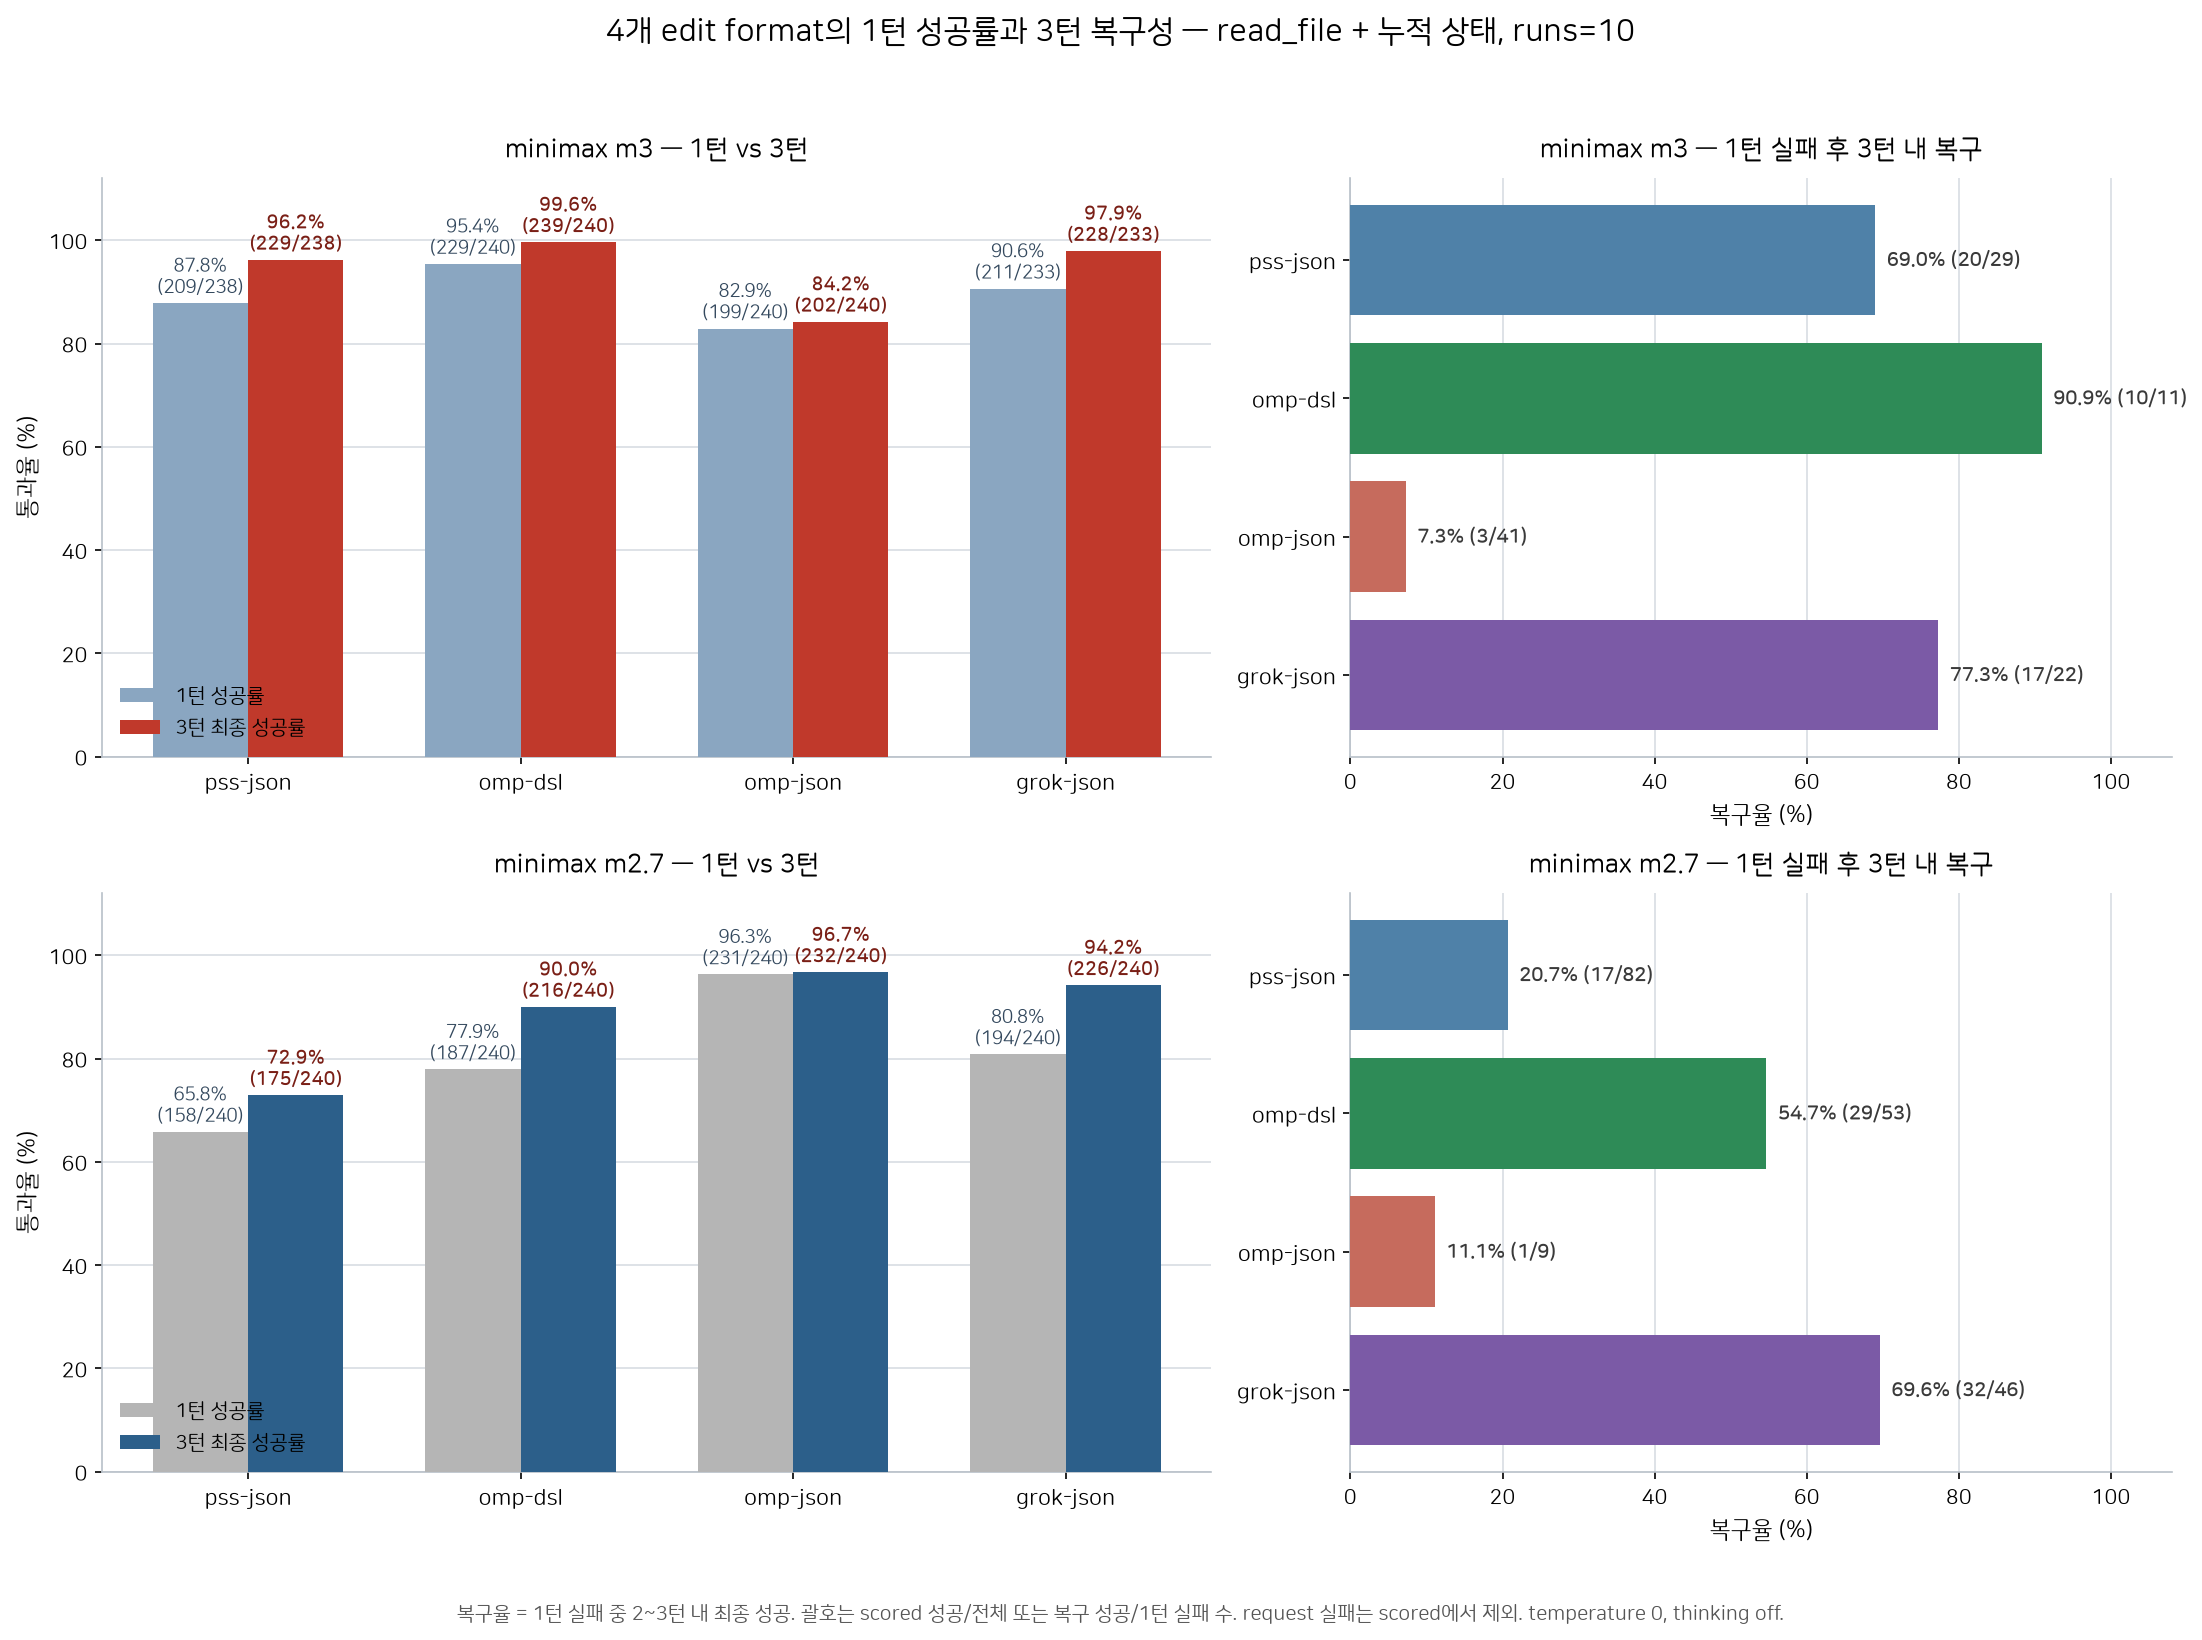

Recreate this plot in Python.
#!/usr/bin/env python3
# /// script
# dependencies = ["matplotlib"]
# ///
from __future__ import annotations

import matplotlib

matplotlib.use("Agg")
import matplotlib.pyplot as plt
from matplotlib import font_manager

for fname in (
    "/usr/share/fonts/truetype/nanum/NanumSquareRoundB.ttf",
    "/usr/share/fonts/truetype/nanum/NanumSquareRoundR.ttf",
):
    font_manager.fontManager.addfont(fname)
plt.rcParams["font.family"] = ["NanumSquareRound", "Noto Sans CJK KR", "DejaVu Sans"]
plt.rcParams["axes.unicode_minus"] = False

FORMATS = ["pss-json", "omp-dsl", "omp-json", "grok-json"]
MODELS = ("m3", "m2.7")
FIRST_SHOT = {
    "m3": [87.8, 95.4, 82.9, 90.6],
    "m2.7": [65.8, 77.9, 96.3, 80.8],
}
THREE_TURN = {
    "m3": [96.2, 99.6, 84.2, 97.9],
    "m2.7": [72.9, 90.0, 96.7, 94.2],
}
RECOVERY = {
    "m3": [69.0, 90.9, 7.3, 77.3],
    "m2.7": [20.7, 54.7, 11.1, 69.6],
}
FIRST_COUNTS = {
    "m3": ["209/238", "229/240", "199/240", "211/233"],
    "m2.7": ["158/240", "187/240", "231/240", "194/240"],
}
THREE_TURN_COUNTS = {
    "m3": ["229/238", "239/240", "202/240", "228/233"],
    "m2.7": ["175/240", "216/240", "232/240", "226/240"],
}
RECOVERY_COUNTS = {
    "m3": ["20/29", "10/11", "3/41", "17/22"],
    "m2.7": ["17/82", "29/53", "1/9", "32/46"],
}

fig, axes = plt.subplots(
    2,
    2,
    figsize=(15, 11),
    gridspec_kw={"width_ratios": [1.35, 1.0]},
)
fig.patch.set_facecolor("white")

positions = list(range(len(FORMATS)))
width = 0.35
format_colors = ["#4f81a8", "#2e8b57", "#c66b5d", "#7b5aa6"]
pass_colors = {
    "m3": ("#8aa6c1", "#C0392B"),
    "m2.7": ("#b5b5b5", "#2c5f8a"),
}

for row, model in enumerate(MODELS):
    ax_pass = axes[row, 0]
    ax_recovery = axes[row, 1]
    first_color, final_color = pass_colors[model]
    first_bars = ax_pass.bar(
        [position - width / 2 for position in positions],
        FIRST_SHOT[model],
        width,
        color=first_color,
        label="1턴 성공률",
        zorder=3,
    )
    final_bars = ax_pass.bar(
        [position + width / 2 for position in positions],
        THREE_TURN[model],
        width,
        color=final_color,
        label="3턴 최종 성공률",
        zorder=3,
    )
    for bars, values, counts in (
        (first_bars, FIRST_SHOT[model], FIRST_COUNTS[model]),
        (final_bars, THREE_TURN[model], THREE_TURN_COUNTS[model]),
    ):
        for bar, value, count in zip(bars, values, counts):
            ax_pass.text(
                bar.get_x() + bar.get_width() / 2,
                value + 1.0,
                f"{value:.1f}%\n({count})",
                ha="center",
                va="bottom",
                fontsize=9.0,
                color="#34495e" if bars is first_bars else "#7a1f16",
                fontweight="bold" if bars is final_bars else "normal",
            )
    ax_pass.set_xticks(positions)
    ax_pass.set_xticklabels(FORMATS, fontsize=10.5)
    ax_pass.set_ylim(0, 112)
    ax_pass.set_ylabel("통과율 (%)", fontsize=11)
    ax_pass.set_title(f"minimax {model} — 1턴 vs 3턴", fontsize=12.5, pad=10)
    ax_pass.yaxis.grid(True, color="#d8dde3", lw=0.8, zorder=0)
    ax_pass.set_axisbelow(True)
    for spine in ("top", "right"):
        ax_pass.spines[spine].set_visible(False)
    for spine in ("left", "bottom"):
        ax_pass.spines[spine].set_color("#b8c0c8")
    ax_pass.legend(loc="lower left", frameon=False, fontsize=9.5)

    recovery_bars = ax_recovery.barh(
        positions,
        RECOVERY[model],
        color=format_colors,
        zorder=3,
    )
    for bar, value, count in zip(
        recovery_bars,
        RECOVERY[model],
        RECOVERY_COUNTS[model],
    ):
        ax_recovery.text(
            value + 1.5,
            bar.get_y() + bar.get_height() / 2,
            f"{value:.1f}% ({count})",
            va="center",
            fontsize=9.8,
            color="#3a3a3a",
            fontweight="bold",
        )
    ax_recovery.set_yticks(positions)
    ax_recovery.set_yticklabels(FORMATS, fontsize=10.5)
    ax_recovery.invert_yaxis()
    ax_recovery.set_xlim(0, 108)
    ax_recovery.set_xlabel("복구율 (%)", fontsize=11)
    ax_recovery.set_title(
        f"minimax {model} — 1턴 실패 후 3턴 내 복구",
        fontsize=12.5,
        pad=10,
    )
    ax_recovery.xaxis.grid(True, color="#d8dde3", lw=0.8, zorder=0)
    ax_recovery.set_axisbelow(True)
    for spine in ("top", "right"):
        ax_recovery.spines[spine].set_visible(False)
    for spine in ("left", "bottom"):
        ax_recovery.spines[spine].set_color("#b8c0c8")

fig.suptitle(
    "4개 edit format의 1턴 성공률과 3턴 복구성 — read_file + 누적 상태, runs=10",
    fontsize=15,
    y=0.985,
)
fig.text(
    0.5,
    0.012,
    "복구율 = 1턴 실패 중 2~3턴 내 최종 성공. 괄호는 scored 성공/전체 또는 "
    "복구 성공/1턴 실패 수. request 실패는 scored에서 제외. temperature 0, thinking off.",
    ha="center",
    fontsize=9.5,
    color="#555",
)
fig.tight_layout(rect=[0, 0.045, 1, 0.96])

out = "assets/edit-formats-recovery-runs10.png"
fig.savefig(out, dpi=150, bbox_inches="tight", facecolor="white")
print(f"wrote {out}")
